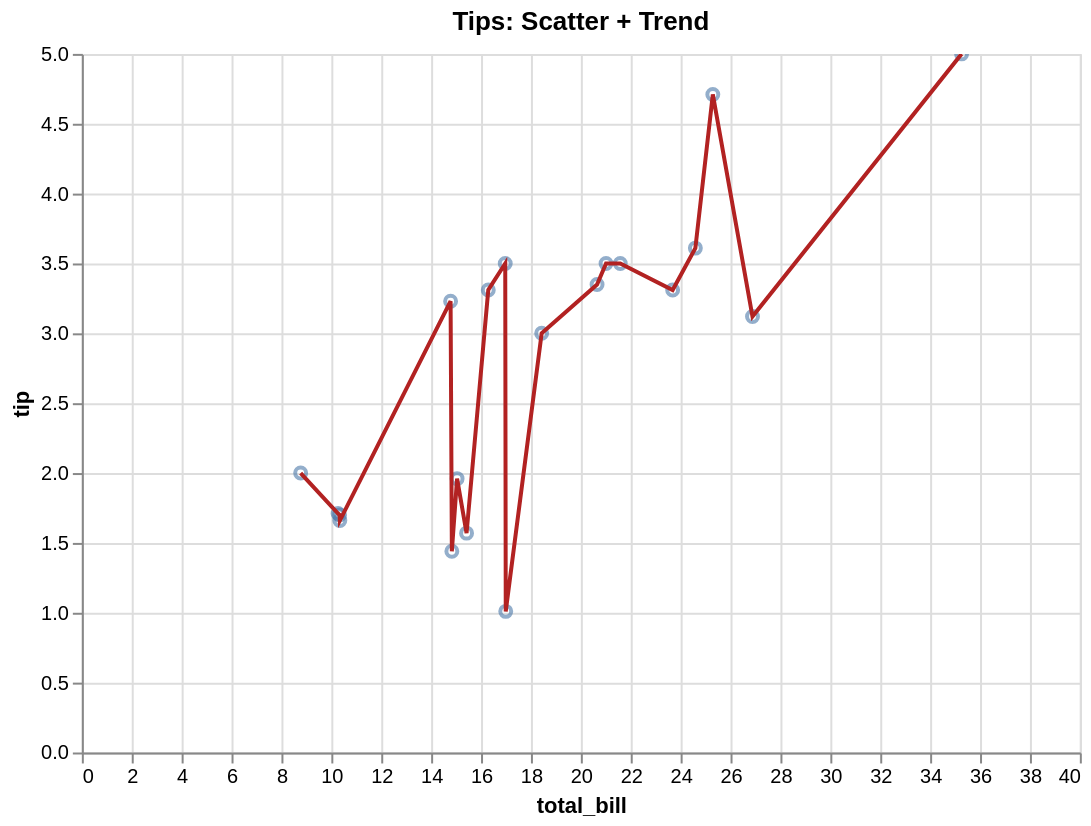

Specify this chart in Vega-Lite:
### Vega-Lite specification from a JSON file in a GitHub repository (floating-point values rounded to 4 significant figures)
{"$schema": "https://vega.github.io/schema/vega-lite/v5.json", "height": 350, "layer": [{"encoding": {"tooltip": [{"field": "total_bill", "type": "quantitative"}, {"field": "tip", "type": "quantitative"}], "x": {"field": "total_bill", "type": "quantitative"}, "y": {"field": "tip", "type": "quantitative"}}, "params": [{"name": "grid", "bind": "scales", "select": {"encodings": ["x", "y"], "type": "interval"}}], "mark": {"type": "point", "opacity": 0.6}}, {"encoding": {"tooltip": [{"field": "total_bill", "type": "quantitative"}, {"field": "tip", "type": "quantitative"}], "x": {"field": "total_bill", "type": "quantitative"}, "y": {"field": "tip", "type": "quantitative"}}, "mark": {"color": "firebrick", "type": "line"}}], "data": {"values": [{"day": "Sun", "size": 2, "tip": 1.01, "sex": "Female", "total_bill": 16.99}, {"day": "Sun", "size": 3, "tip": 1.66, "sex": "Male", "total_bill": 10.34}, {"day": "Sun", "size": 3, "tip": 3.5, "sex": "Male", "total_bill": 21.01}, {"day": "Sun", "size": 2, "tip": 3.31, "sex": "Male", "total_bill": 23.68}, {"day": "Sun", "size": 4, "tip": 3.61, "sex": "Female", "total_bill": 24.59}, {"day": "Sun", "size": 4, "tip": 4.71, "sex": "Male", "total_bill": 25.29}, {"day": "Sun", "size": 2, "tip": 2.0, "sex": "Male", "total_bill": 8.77}, {"day": "Sun", "size": 4, "tip": 3.12, "sex": "Male", "total_bill": 26.88}, {"day": "Sun", "size": 2, "tip": 1.96, "sex": "Male", "total_bill": 15.04}, {"day": "Sun", "size": 2, "tip": 3.23, "sex": "Female", "total_bill": 14.78}, {"day": "Sun", "size": 2, "tip": 1.71, "sex": "Male", "total_bill": 10.27}, {"day": "Sun", "size": 4, "tip": 5.0, "sex": "Female", "total_bill": 35.26}, {"day": "Sun", "size": 2, "tip": 1.57, "sex": "Male", "total_bill": 15.42}, {"day": "Sun", "size": 2, "tip": 3.0, "sex": "Male", "total_bill": 18.43}, {"day": "Sun", "size": 2, "tip": 1.44, "sex": "Female", "total_bill": 14.83}, {"day": "Sun", "size": 2, "tip": 3.5, "sex": "Male", "total_bill": 21.58}, {"day": "Sun", "size": 3, "tip": 1.7, "sex": "Male", "total_bill": 10.33}, {"day": "Sun", "size": 3, "tip": 3.31, "sex": "Male", "total_bill": 16.29}, {"day": "Sun", "size": 3, "tip": 3.5, "sex": "Male", "total_bill": 16.97}, {"day": "Sun", "size": 3, "tip": 3.35, "sex": "Male", "total_bill": 20.65}]}, "title": "Tips: Scatter + Trend", "width": 500}
